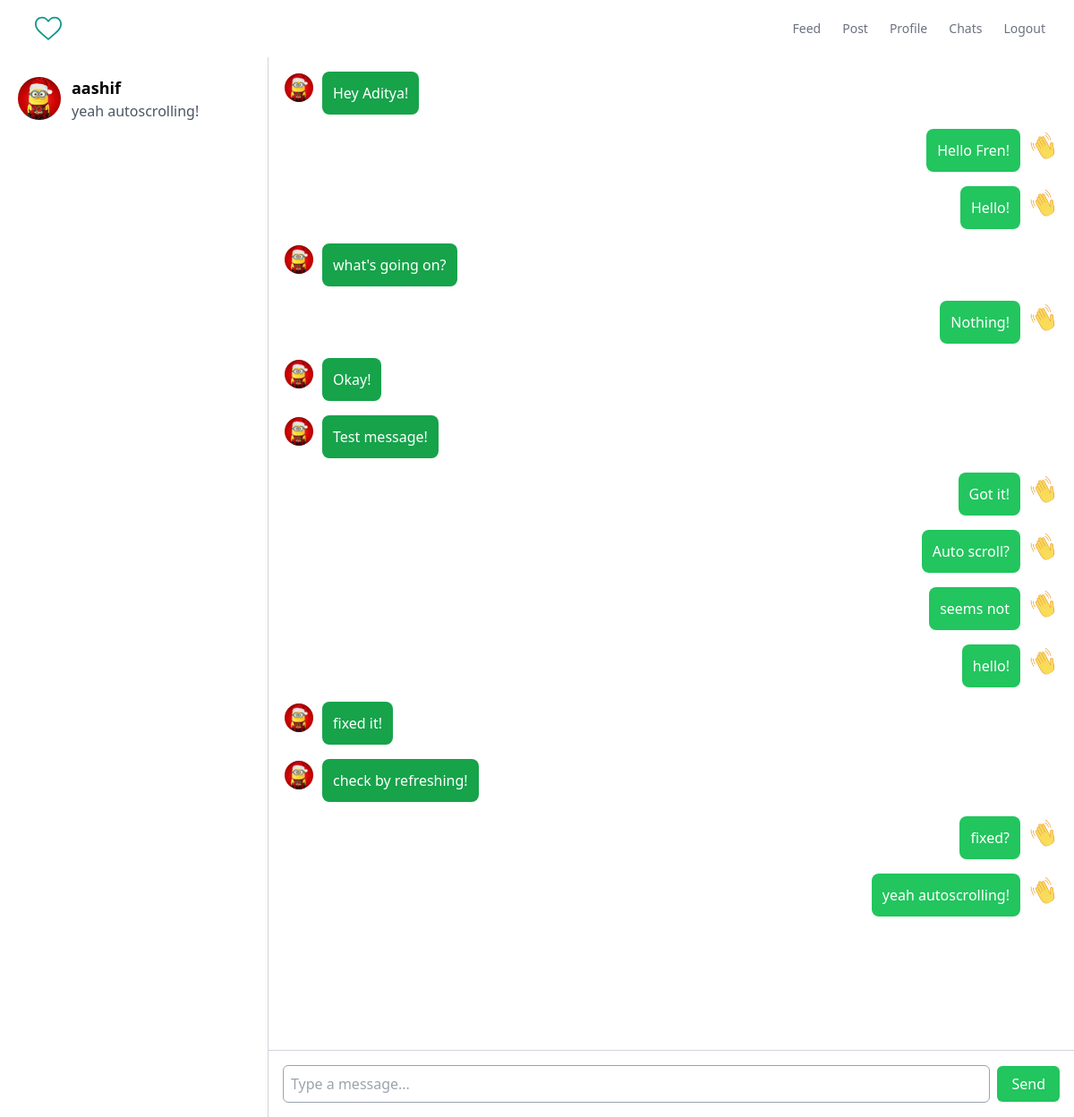
/chat/ (signed in), run on the app's committed database.
### chats/models.py (models this page shows, shortened)
class SingleUserRoom(models.Model):
    from_user = models.ForeignKey(settings.AUTH_USER_MODEL, on_delete=models.SET(None), related_name='chat_creator')
    to_user = models.ForeignKey(settings.AUTH_USER_MODEL, on_delete=models.SET(None), related_name='chat_mate')
    created_at = models.DateTimeField(auto_now_add=True)
    @staticmethod
    def get_user_rooms(user):
        return SingleUserRoom.objects.filter(
            Q(from_user=user) | Q(to_user=user)
        )

class ChatMessage(models.Model):
    user = models.ForeignKey(settings.AUTH_USER_MODEL, on_delete=models.SET(None), related_name='user_chat_message')
    body = models.TextField(max_length=5000)
    chatroom = models.ForeignKey(SingleUserRoom, on_delete=models.SET(None), related_name='message_room')
    created_at = models.DateTimeField(auto_now_add=True)

### users/models.py (models this page shows, shortened)
class Profile(models.Model):
    user = models.OneToOneField(settings.AUTH_USER_MODEL, on_delete=models.CASCADE)
    image = models.ImageField(upload_to='user/%Y/%m/%d', default='no_profile.png')

### chats/views.py (the view)
# urls.py: path('', view=views.chat_index, name='chat_index'),
@login_required
def chat_index(request):
    chats = SingleUserRoom.get_user_rooms(request.user)
    context = {
        "chats" : chats,
    }
    for chat in chats:
        messages = ChatMessage.objects.filter(chatroom=chats[0])
        context["messages"] = messages
    return render(request, 'chats/chat_layout.html', context)

### chats/templates/chats/chat_layout.html (shortened to what this page needs)
{% extends 'users/base.html' %}
{% block body %}
<div class="flex h-screen overflow-hidden" style="overflow: hidden;">
  <div class="w-1/4 bg-white border-r border-gray-300">
    <div class="overflow-y-auto h-screen p-3 mb-9 pb-20">
      {% for chat in chats %}
      <div id="chatroom" class="flex items-center mb-4 cursor-pointer hover:bg-gray-100 p-2 rounded-md" chatroom-id="{{ chat.id }}">
        <div class="w-12 h-12 bg-gray-300 rounded-full mr-3">
        {% if chat.from_user != request.user %}
          <img src="{{ chat.from_user.profile.image.url }}" alt="User Avatar" class="w-12 h-12 rounded-full">
        </div>
        <div class="flex-1">
          <h2 class="text-lg font-semibold">{{ chat.from_user }} </h2>
        {% else %}
          <img src="{{ chat.to_user.profile.image.url }}" alt="User Avatar" class="w-12 h-12 rounded-full">
        </div>
        <div class="flex-1">
          <h2 class="text-lg font-semibold">{{ chat.to_user }} </h2>
        {% endif %}
          <p class="text-gray-600" id="chatroom-{{ chat.id }}-lastmessage">{{ messages.last.body }}</p>
        </div>
      </div>
      {% endfor %}
    </div>
  </div>
  <div class="flex-1">
      <div id="chat-layout" class="h-screen overflow-y-auto p-4 pb-36">
        {% for msg in messages %}
          {% if msg.user != request.user %}
            <div class="flex mb-4 cursor-pointer">
              <div class="w-9 h-9 rounded-full flex items-center justify-center mr-2">
                <img src="{{ msg.user.profile.image.url }}" alt="User Avatar" class="w-8 h-8 rounded-full">
              </div>
              <div class="flex max-w-96 bg-green-600 text-white rounded-lg p-3 gap-3">
                <p>{{ msg.body }}</p>
              </div>
            </div>
         {% else %}
         <div class="flex justify-end mb-4 cursor-pointer">
           <div class="flex max-w-96 bg-green-500 text-white rounded-lg p-3 gap-3">
             <p>{{ msg.body }}</p>
           </div>
           <div class="w-9 h-9 rounded-full flex items-center justify-center ml-2">
             <img src="{{ msg.user.profile.image.url }}" alt="My Avatar" class="w-8 h-8 rounded-full">
           </div>
         </div>
         {% endif %}
        {% endfor %}
      </div>
      <footer class="bg-white border-t border-gray-300 p-4 absolute bottom-0 w-3/4">
          <div class="flex items-center">
              <input id="chat-message-input" type="text" placeholder="Type a message..." class="w-full p-2 rounded-md border border-gray-400 focus:outline-none focus:border-blue-500" chatroom-id="{{ msg.chatroom.id }}" onkeypress="handleChatMessageKeyPress(event);">
              <button id="send-chat-message" class="bg-green-500 text-white px-4 py-2 rounded-md ml-2" onclick="handleCommentButtonClick();">Send</button>
          </div>
      </footer>
  </div>
</div>
{% endblock %}

### data on the page
SingleUserRoom: from_user.profile.image (picture), from_user "aashif"
ChatMessage: last.body "yeah autoscrolling!", body "yeah autoscrolling!", user.profile.image (picture)
ChatMessage: user.profile.image (picture), body "Hey Aditya!"
ChatMessage: body "Hello Fren!", user.profile.image (picture)
ChatMessage: body "Hello!", user.profile.image (picture)
ChatMessage: user.profile.image (picture), body "what's going on?"
ChatMessage: body "Nothing!", user.profile.image (picture)
ChatMessage: user.profile.image (picture), body "Okay!"
ChatMessage: user.profile.image (picture), body "Test message!"
ChatMessage: body "Got it!", user.profile.image (picture)
ChatMessage: body "Auto scroll?", user.profile.image (picture)
ChatMessage: body "seems not", user.profile.image (picture)
ChatMessage: body "hello!", user.profile.image (picture)
ChatMessage: user.profile.image (picture), body "fixed it!"
ChatMessage: user.profile.image (picture), body "check by refreshing!"
ChatMessage: body "fixed?", user.profile.image (picture)
